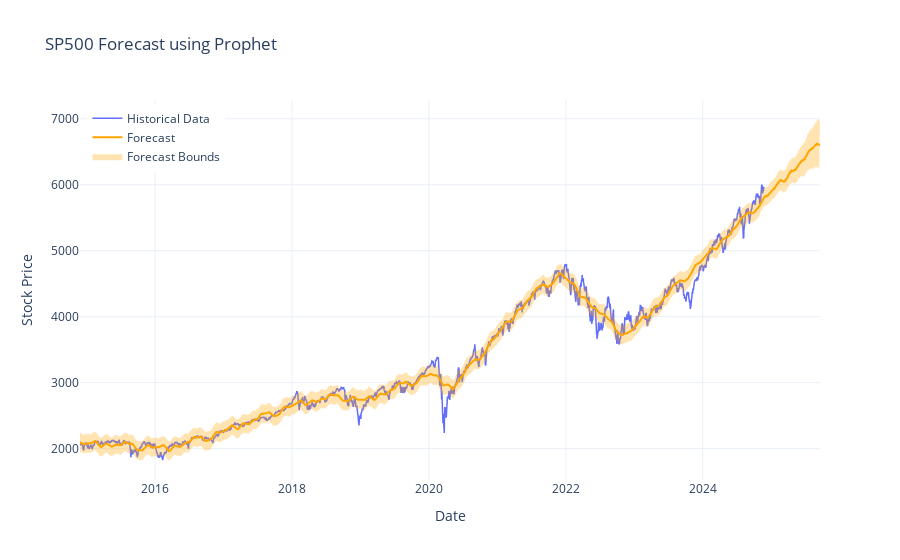

The code cell stored with this chart in its notebook:
### Code cell
# Create the main line for historical data
fig = go.Figure()

fig.add_trace(go.Scatter(
    x=df['ds'], 
    y=df['y'], 
    mode='lines', 
    name='Historical Data',
    line=dict(width=1.5)
))

# Create the main line for forecast data
fig.add_trace(go.Scatter(
    x=forecast['ds'], 
    y=forecast['yhat'], 
    mode='lines', 
    name='Forecast',
    line=dict(color='orange', width=2)
))

# Add a shaded area for forecast bounds
fig.add_trace(go.Scatter(
    x=forecast['ds'].tolist() + forecast['ds'][::-1].tolist(),
    y=forecast['yhat_upper'].tolist() + forecast['yhat_lower'][::-1].tolist(),
    fill='toself',
    fillcolor='rgba(255,165,0,0.3)',  # Light orange fill
    line=dict(color='rgba(255,255,255,0)'),  # No border
    name='Forecast Bounds'
))

# Update layout
fig.update_layout(
    title='SP500 Forecast using Prophet',
    xaxis_title='Date',
    yaxis_title='Stock Price',
    legend=dict(yanchor="top", y=0.99, xanchor="left", x=0.01),
    template='plotly_white',
    autosize=True
)

# Show the plot
fig.show()

### Figure 1 — Plotly figure (JSON) as saved in the notebook; plotly's stock layout.template omitted (floating-point values rounded to 4 significant figures; data arrays with more than 128 entries replaced by an {"elided": "..."} marker saying what was removed)
{"data": [{"line": {"width": 1.5}, "mode": "lines", "name": "Historical Data", "type": "scatter", "x": {"elided": "2515 str values"}, "y": {"elided": "2515 float values"}}, {"line": {"color": "orange", "width": 2}, "mode": "lines", "name": "Forecast", "type": "scatter", "x": {"elided": "2815 str values"}, "y": {"elided": "2815 float values"}}, {"fill": "toself", "fillcolor": "rgba(255,165,0,0.3)", "line": {"color": "rgba(255,255,255,0)"}, "name": "Forecast Bounds", "type": "scatter", "x": {"elided": "5630 str values"}, "y": {"elided": "5630 float values"}}], "layout": {"autosize": true, "legend": {"x": 0.01, "xanchor": "left", "y": 0.99, "yanchor": "top"}, "title": {"text": "SP500 Forecast using Prophet"}, "xaxis": {"title": {"text": "Date"}}, "yaxis": {"title": {"text": "Stock Price"}}}}
